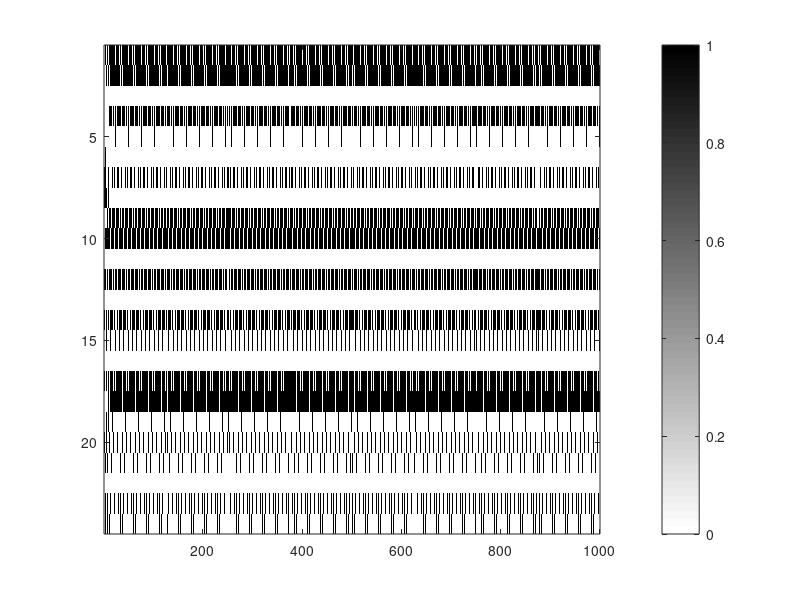

Source code (MATLAB):
%log
%24-02-21:creation
%24-02-21:I combined previous files to generate a single script
%24-02-22: I added the "statistical mechanics" approach to the truth tables
% run simulations
nsims=10; %number of simulations
tfim=1000;

for simulacoes=1:nsims
simulacoes
     %final timestep

 %% Generate A+ and A-

% I am assuming a random network in which the indegree is fixed. later we
% can change that for random networks

    %generate a regular network in which the in-degree
    dim=24; %number of species
    k=3; %in-degree
    matriz=zeros(dim); % matrix of interactions

    for i=1:dim
        bandeira=0;%flag
        while bandeira==0
            indices_ones = randperm(dim, k); %randomly indicate the species that affect i
            verifica1= any(indices_ones == i);
            if verifica1==0
                matriz(i,indices_ones)=1;
                bandeira=1;
            end
        end
    end
    positiva=matriz;
    matriz=zeros(dim); % matrix of interactions

    for i=1:dim
        bandeira=0;%flag
        while bandeira==0
            indices_ones = randperm(dim, k); %randomly indicate the species that affect i
            verifica1= any(indices_ones == i);
            if verifica1==0
                bandeira=1;
                bandeira2=0;
                for j=1:k
                    if positiva(i,j)==1
                        bandeira2=1;
                    end
                end


                if bandeira2==0
                    matriz(i,indices_ones)=1;
                    bandeira=1;
                end

            end
        end
        negativa=matriz;

    end

% generate the cut-off values
mu=0.5;
%cut-offs follow an exponential distribution
cpositiva= round(exprnd(mu,[dim 1]))+1; 
cnegativa= round(exprnd(mu,[dim 1]))+1;
Mpositiva=zeros(dim,1);
Mnegativa=zeros(dim,1);
riqueza=zeros(nsims,1); %species richness at each time step

estados1=ones(dim,1); %initial vector - all species starts "on"




Resultados=zeros(dim, tfim); %store the states of the nodes at each time step
simulacoes % tell the number of the simulations

%% simulation
for t=1:tfim
    t
Resultados(:,t)=estados1; %record the state of the system


estadoanterior=estados1; %store the current state
estadoatual=zeros(dim,1); %vector to record the state

%% update the states
for i = 1:dim
    vetori=positiva(i,:);
Mpositiva(i)=vetori*estados1;
if Mpositiva(i)>=cpositiva(i)
    Mpositiva(i)=1;
else
    Mpositiva(i)=0;
end

    vetori=negativa(i,:);
Mnegativa(i)=vetori*estados1;

if Mnegativa(i)>=cnegativa(i)
    Mnegativa(i)=0;
else
    Mnegativa(i)=1;
end
estadoatual(i)=Mnegativa(i).*Mpositiva(i);

end




estados1=estadoatual; %update all node states

end


% Define the number of last time steps to compare
num_last_columns = 100;

fimmatriz=Resultados(:,end-num_last_columns+1:end);
estadoH=entropy(fimmatriz); %compute the entropy of the time steps for the entire community
entropiaV=zeros(dim,1); %compute the entropy for each species
for i=1:dim
    entropiaV(i)=entropy(fimmatriz(i,:));
end
estado=mean(entropiaV); %mean entropy of each species

% Create a black and white plot
imagesc(Resultados);

% Set the colormap to black and white
colormap(flipud(gray));

% Display the colorbar (optional)
colorbar;


% Add title and labels (optional)


% title('Dynamics of the ecological network');
% xlabel('Time');
% ylabel('Species activity');
% filename = sprintf('black_and_white_plot_dim%d_k%d_estado%d.jpg', dim, k,estado);
% 
% saveas(gcf, filename);

riquezafinal=sum(Resultados(:,end)); %number of species
resultadossimulados(simulacoes,1)=estadoH; % store the entropy
resultadossimulados(simulacoes,2)=riquezafinal; %store species richness
end
dlmwrite('redealeatoria.txt',resultadossimulados) %print results